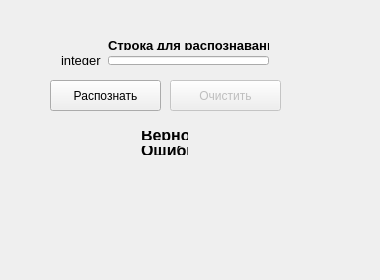
<?xml version="1.0" encoding="UTF-8"?>
<ui version="4.0">
 <class>MainWindow</class>
 <widget class="QMainWindow" name="MainWindow">
  <property name="geometry">
   <rect>
    <x>0</x>
    <y>0</y>
    <width>380</width>
    <height>280</height>
   </rect>
  </property>
  <property name="minimumSize">
   <size>
    <width>380</width>
    <height>280</height>
   </size>
  </property>
  <property name="maximumSize">
   <size>
    <width>380</width>
    <height>280</height>
   </size>
  </property>
  <property name="windowTitle">
   <string>MainWindow</string>
  </property>
  <widget class="QWidget" name="centralWidget">
   <widget class="QPushButton" name="pushButton">
    <property name="geometry">
     <rect>
      <x>50</x>
      <y>80</y>
      <width>111</width>
      <height>31</height>
     </rect>
    </property>
    <property name="text">
     <string>Распознать</string>
    </property>
   </widget>
   <widget class="QPushButton" name="pushButton_2">
    <property name="enabled">
     <bool>false</bool>
    </property>
    <property name="geometry">
     <rect>
      <x>170</x>
      <y>80</y>
      <width>111</width>
      <height>31</height>
     </rect>
    </property>
    <property name="text">
     <string>Очистить</string>
    </property>
   </widget>
   <widget class="QWidget" name="">
    <property name="geometry">
     <rect>
      <x>50</x>
      <y>30</y>
      <width>230</width>
      <height>46</height>
     </rect>
    </property>
    <layout class="QGridLayout" name="gridLayout">
     <item row="0" column="1">
      <widget class="QLabel" name="label">
       <property name="font">
        <font>
         <pointsize>10</pointsize>
         <weight>75</weight>
         <bold>true</bold>
        </font>
       </property>
       <property name="text">
        <string>Строка для распознавания</string>
       </property>
      </widget>
     </item>
     <item row="1" column="0">
      <widget class="QLabel" name="label_2">
       <property name="font">
        <font>
         <pointsize>10</pointsize>
        </font>
       </property>
       <property name="text">
        <string>integer</string>
       </property>
      </widget>
     </item>
     <item row="1" column="1">
      <widget class="QLineEdit" name="lineEdit">
       <property name="font">
        <font>
         <pointsize>10</pointsize>
        </font>
       </property>
      </widget>
     </item>
    </layout>
   </widget>
   <widget class="QWidget" name="">
    <property name="geometry">
     <rect>
      <x>130</x>
      <y>120</y>
      <width>69</width>
      <height>46</height>
     </rect>
    </property>
    <layout class="QVBoxLayout" name="verticalLayout">
     <item>
      <widget class="QLabel" name="Rec">
       <property name="font">
        <font>
         <pointsize>12</pointsize>
         <weight>75</weight>
         <bold>true</bold>
        </font>
       </property>
       <property name="text">
        <string>Верно</string>
       </property>
      </widget>
     </item>
     <item>
      <widget class="QLabel" name="NotRec">
       <property name="font">
        <font>
         <pointsize>12</pointsize>
         <weight>75</weight>
         <bold>true</bold>
        </font>
       </property>
       <property name="text">
        <string>Ошибка</string>
       </property>
      </widget>
     </item>
    </layout>
   </widget>
  </widget>
 </widget>
 <layoutdefault spacing="6" margin="11"/>
 <resources/>
 <connections/>
</ui>
